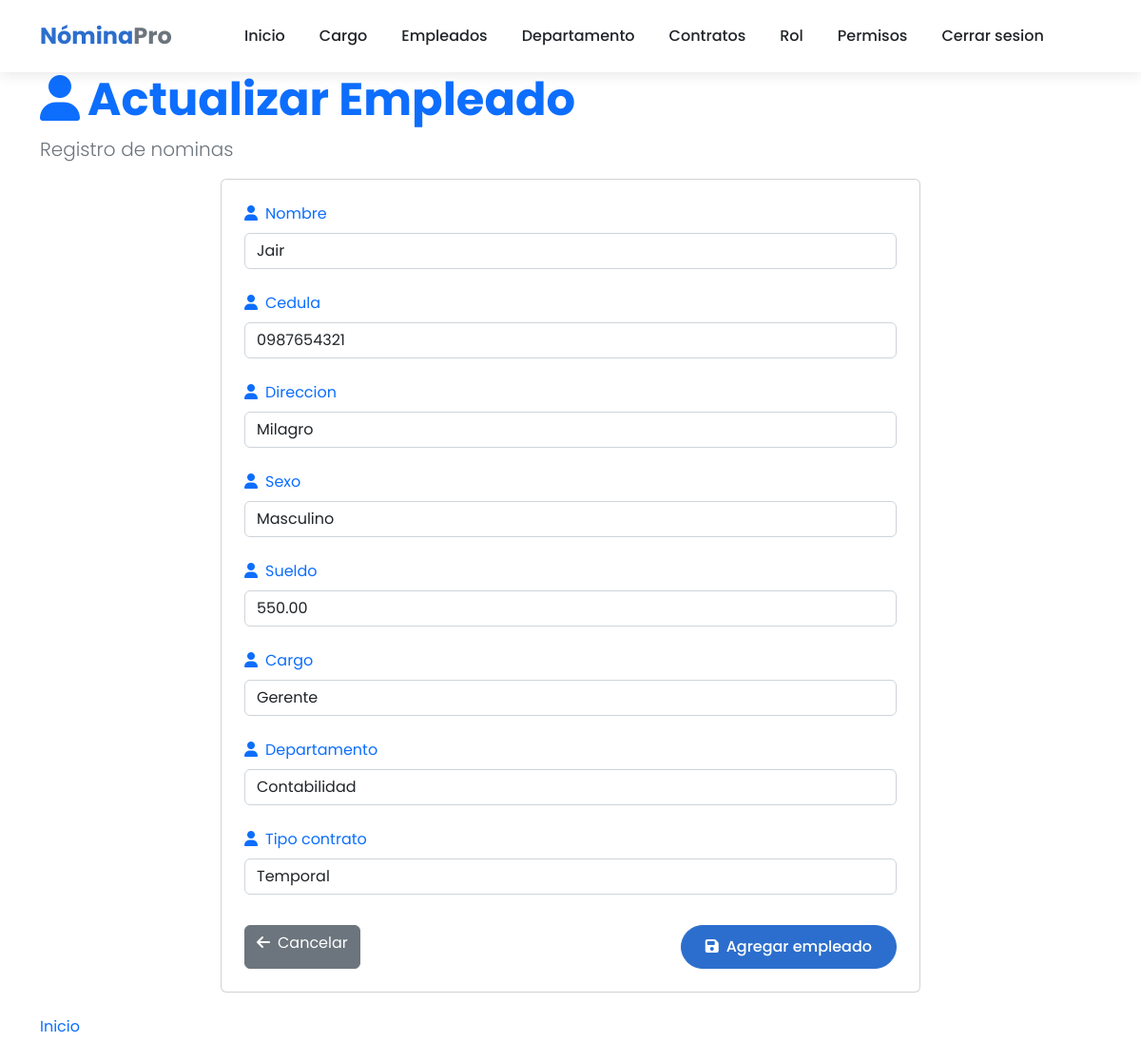
Screenshot of /nomina/update_empleado/1 (signed in) with the database file from the repository.
### core/models.py (models this page shows, shortened)
class Empleado(models.Model):
    SEXO_CHOICES = [
    ('M', 'Masculino'),
    ('F', 'Femenino'),
    ]
    nombre = models.CharField(max_length=100)
    cedula = models.CharField(max_length=20, unique=True)
    direccion = models.TextField()
    sexo = models.CharField(max_length=1, choices=SEXO_CHOICES)
    sueldo = models.DecimalField(max_digits=10, decimal_places=2)
    cargo = models.ForeignKey(Cargo, on_delete=models.CASCADE)
    departamento = models.ForeignKey(Departamento, on_delete=models.CASCADE)
    tipo_contrato = models.ForeignKey(TipoContrato, on_delete=models.CASCADE)

### core/views.py (the view, shortened to what this page needs)
# urls.py: path('update_empleado/<int:id>', views.update_empleado, name="update_empleado"),
@login_required
def update_empleado (request, id):
   context={'title':'Actualizar Empleado'}
   empleado = Empleado.objects.get(pk=id)
   if request.method == "GET":
      form = EmpleadoForm(instance=empleado)
      context['form'] = form
      return render(request, 'empleados/create.html', context)

### core/models.py (called while the page is built)
    def __str__(self):
        return self.descripcion

    def __str__(self):
        return self.descripcion

    def __str__(self):
        return self.descripcion

### template/empleados/create.html (shortened to what this page needs)
{% extends 'home.html' %}
{% block content %}
<div class="container">
    <header class="page-header">
        <h1 class="display-5 fw-bold text-primary">
            <i class="fas fa-user me-2"></i>{{ title }}
        </h1>
        <p class="lead text-muted">Registro de nominas</p>
    </header>
    <div class="row">
        <div class="col-md-8 mx-auto">
            <div class="card mb-4">
                <div class="card-body p-4">
                    <form method="post">
                        <div class="mb-4">
                            <label for="{{ form.nombre.id_for_label }}" class="form-label text-primary">
                                <i class="fas fa-user me-2"></i>{{ form.nombre.label }}
                            </label>
                            {{ form.nombre }}
                        </div>
                        <div class="mb-4">
                            <label for="{{ form.cedula.id_for_label }}" class="form-label text-primary">
                                <i class="fas fa-user me-2"></i>{{ form.cedula.label }}
                            </label>
                            {{ form.cedula }}
                        </div>
                        <div class="mb-4">
                            <label for="{{ form.direccion.id_for_label }}" class="form-label text-primary">
                                <i class="fas fa-user me-2"></i>{{ form.direccion.label }}
                            </label>
                            {{ form.direccion }}
                        </div>
                        <div class="mb-4">
                            <label for="{{ form.sexo.id_for_label }}" class="form-label text-primary">
                                <i class="fas fa-user me-2"></i>{{ form.sexo.label }}
                            </label>
                            {{ form.sexo }}
                        </div>
                        <div class="mb-4">
                            <label for="{{ form.sueldo.id_for_label }}" class="form-label text-primary">
                                <i class="fas fa-user me-2"></i>{{ form.sueldo.label }}
                            </label>
                            {{ form.sueldo }}
                        </div>
                        <div class="mb-4">
                            <label for="{{ form.cargo.id_for_label }}" class="form-label text-primary">
                                <i class="fas fa-user me-2"></i>{{ form.cargo.label }}
                            </label>
                            {{ form.cargo }}
                        </div>
                        <div class="mb-4">
                            <label for="{{ form.departamento.id_for_label }}" class="form-label text-primary">
                                <i class="fas fa-user me-2"></i>{{ form.departamento.label }}
                            </label>
                            {{ form.departamento }}
                        </div>
                        <div class="mb-4">
                            <label for="{{ form.tipo_contrato.id_for_label }}" class="form-label text-primary">
                                <i class="fas fa-user me-2"></i>{{ form.tipo_contrato.label }}
                            </label>
                            {{ form.tipo_contrato }}
                        </div>
                        <div class="d-flex justify-content-between mt-4 pt-2">
                            <a href="{% url 'core:list_empleado' %}" class="btn btn-secondary">
                                <i class="fas fa-arrow-left me-2"></i>Cancelar
                            </a>
                            <button type="submit" class="btn btn-primary">
                                <i class="fas fa-save me-2"></i>Agregar empleado
                            </button>
                        </div>
                    </form>
                </div>
            </div>
        </div>
    </div>
    <nav aria-label="breadcrumb" class="mb-4">
        <ol class="breadcrumb">
            <li class="breadcrumb-item"><a href="{% url 'home' %}" class="text-decoration-none">Inicio</a></li>
        </ol>
    </nav>
</div>
{% endblock %}

### template/home.html (style rules this page uses)
:root { --primary-color: #2c6ecd; --secondary-color: #19b3b3; --accent-color: #f8f9fa; --dark-color: #212529; --text-color: #495057; }
body { font-family: 'Poppins', sans-serif; color: var(--text-color); overflow-x: hidden; }
.btn-primary { background-color: var(--primary-color); border-color: var(--primary-color); padding: 10px 25px; border-radius: 50px; font-weight: 500; transition: all 0.3s ease; }

### rows the page displays
Empleado: nombre "Jair", cedula "0987654321", direccion "Milagro", sexo "Masculino", sueldo "550.00", cargo "Gerente", departamento "Contabilidad", tipo_contrato "Temporal"

### other values shown
{{ title }} "Actualizar Empleado"
